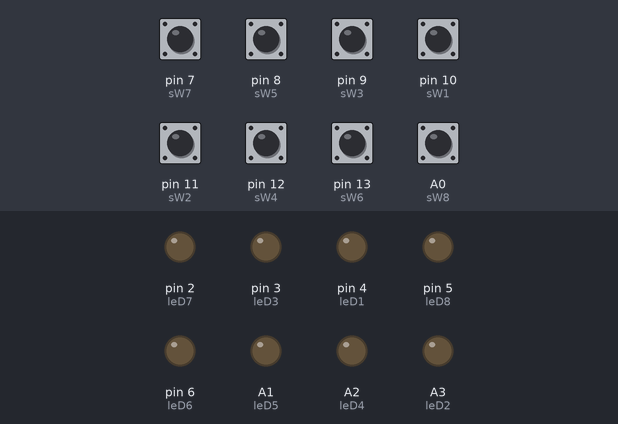
Simulated run of this sketch. Board: Arduino Uno, built with avr-gcc and run on an emulated ATmega328P. On the bench: output pins drawn as LEDs (lit = HIGH). The inputs (shaded band) are chosen by the test bench; at power-on: A0 (sW8), pin 7 (sW7), pin 8 (sW5), pin 9 (sW3), pin 10 (sW1), pin 11 (sW2), pin 12 (sW4), pin 13 (sW6) LOW.

Above: at 1.2 s.
1.3 s: pin 7 (sW7) pulled HIGH for 0.15 s
At 1.37 s:
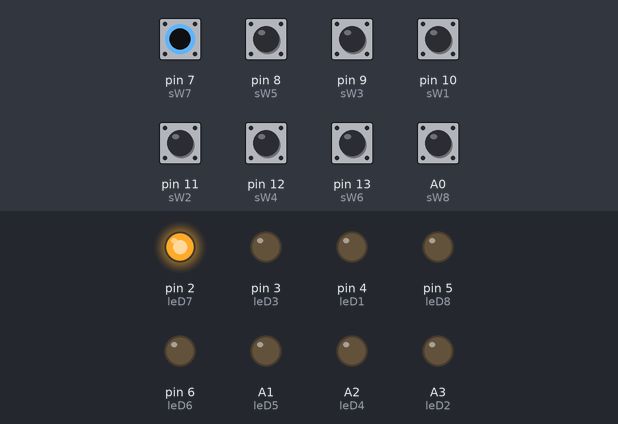
2.9 s: pin 8 (sW5) pulled HIGH for 0.15 s
At 2.97 s:
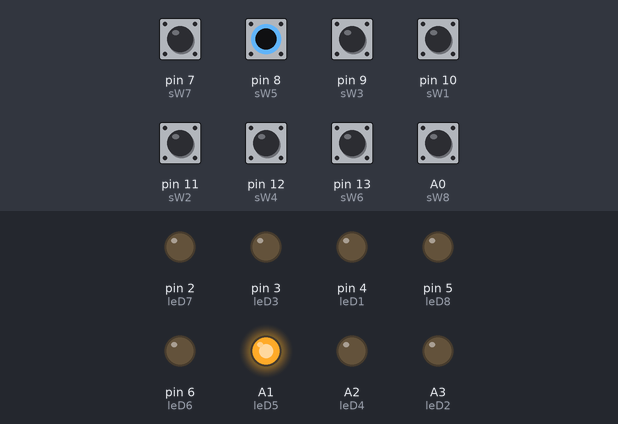
4.5 s: pin 9 (sW3) pulled HIGH for 0.15 s
At 4.57 s:
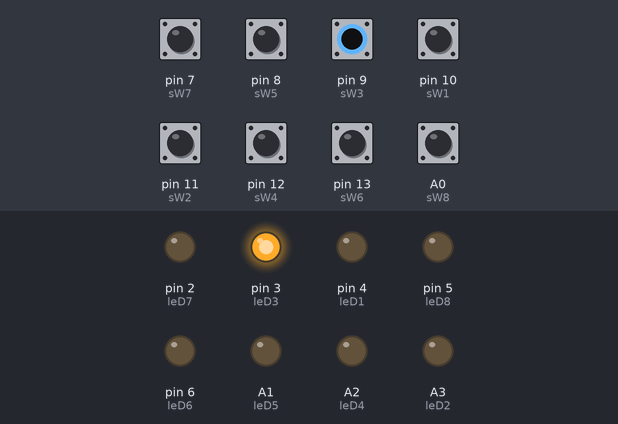
6.1 s: pin 10 (sW1) pulled HIGH for 0.15 s
At 6.17 s:
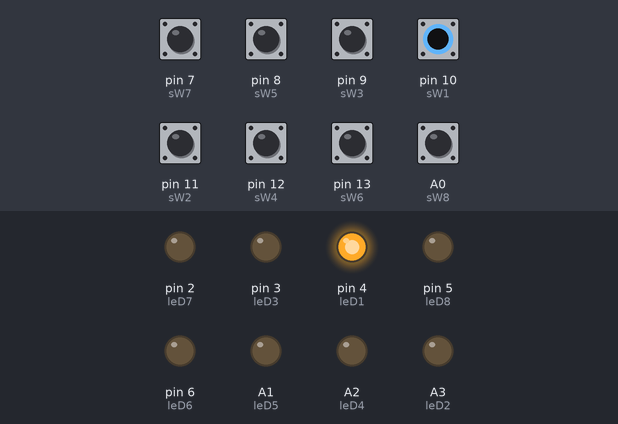
7.7 s: pin 11 (sW2) pulled HIGH for 0.15 s
At 7.77 s:
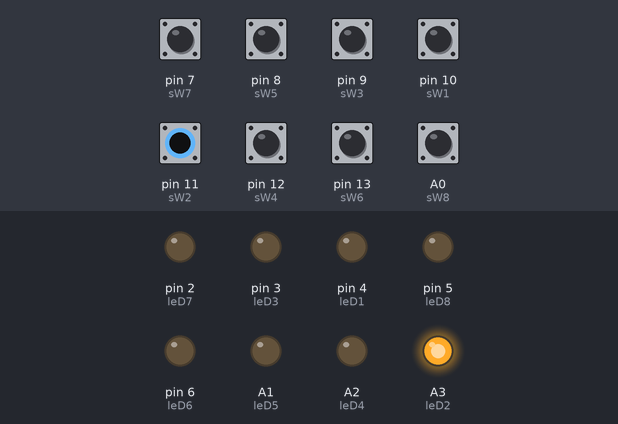
9.3 s: pin 12 (sW4) pulled HIGH for 0.15 s
At 9.37 s:
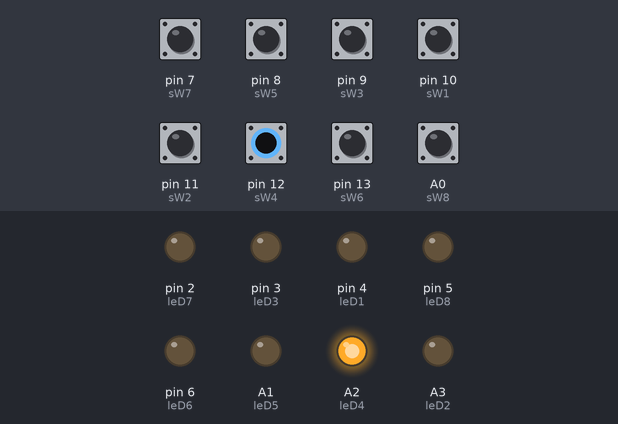
Timing chart, 0 to 11.9 s (numbered marks = the images above; inputs shaded):
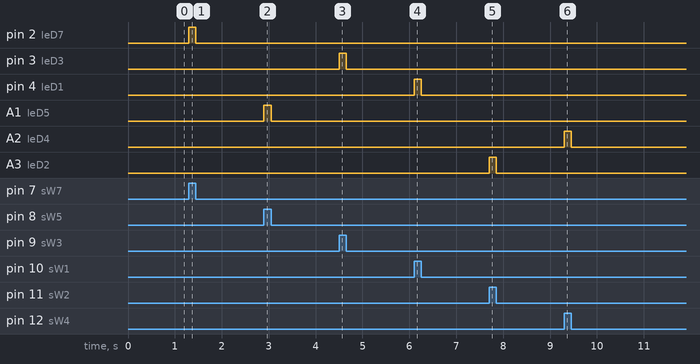

The sketch:

LED_SEQ.ino
```cpp
const int sW1 = 10;
const int sW2 = 11;
const int sW3 = 9;
const int sW4 = 12;
const int sW5 = 8;
const int sW6 = 13;
const int sW7 = 7;
const int sW8 = A0;

const int leD1 =  4;
const int leD2 =  A3;
const int leD3 =  3;
const int leD4 =  A2;
const int leD5 =  A1;
const int leD6 =  6;
const int leD7 =  2;
const int leD8 =  5;

// variables will change:
int buttonState = 0;         // variable for reading the pushbutton status

void setup() {
  // initialize the LED pin as an output:
  pinMode(leD1, OUTPUT);
  pinMode(leD2, OUTPUT);
  pinMode(leD3, OUTPUT);
  pinMode(leD4, OUTPUT);
  pinMode(leD5, OUTPUT);
  pinMode(leD6, OUTPUT);
  pinMode(leD7, OUTPUT);
  pinMode(leD8, OUTPUT);
  // initialize the pushbutton pin as an input:
  pinMode(sW1, INPUT);
  pinMode(sW2, INPUT);
  pinMode(sW3, INPUT);
pinMode(sW4, INPUT);
pinMode(sW5, INPUT);
pinMode(sW6, INPUT);
pinMode(sW7, INPUT);
pinMode(sW8, INPUT);
}

void loop() {
 if(digitalRead(sW1)==HIGH)
 {
  digitalWrite(leD1, HIGH);
 }
 else
 {
 digitalWrite(leD1, LOW);
 }


 if(digitalRead(sW2)==HIGH)
 {
  digitalWrite(leD2, HIGH);
 }
  else
 {
 digitalWrite(leD2, LOW);
 }

  if(digitalRead(sW3)==HIGH)
 {
  digitalWrite(leD3, HIGH);
 }
  else
 {
 digitalWrite(leD3, LOW);
 }

  if(digitalRead(sW4)==HIGH)
 {
  digitalWrite(leD4, HIGH);
 }
  else
 {
 digitalWrite(leD4, LOW);
 }

  if(digitalRead(sW5)==HIGH)
 {
  digitalWrite(leD5, HIGH);
 }
  else
 {
 digitalWrite(leD5, LOW);
 }

  if(digitalRead(sW6)==HIGH)
 {
  digitalWrite(leD6, HIGH);
 }
  else
 {
 digitalWrite(leD6, LOW);
 }

  if(digitalRead(sW7)==HIGH)
 {
  digitalWrite(leD7, HIGH);
 }
  else
 {
 digitalWrite(leD7, LOW);
 }

  if(digitalRead(sW8)==HIGH)
 {
  digitalWrite(leD8, HIGH);
 }
  else
 {
 digitalWrite(leD8, LOW);
 }


}
```

Measured:
- after the input at 1.3 s, pin 2 (leD7): LOW → HIGH at once, → LOW 0.15 s later
- after the input at 2.9 s, A1 (leD5): LOW → HIGH at once, → LOW 0.15 s later
- after the input at 4.5 s, pin 3 (leD3): LOW → HIGH at once, → LOW 0.15 s later
- after the input at 6.1 s, pin 4 (leD1): LOW → HIGH at once, → LOW 0.15 s later
- after the input at 7.7 s, A3 (leD2): LOW → HIGH at once, → LOW 0.15 s later
- after the input at 9.3 s, A2 (leD4): LOW → HIGH at once, → LOW 0.15 s later
